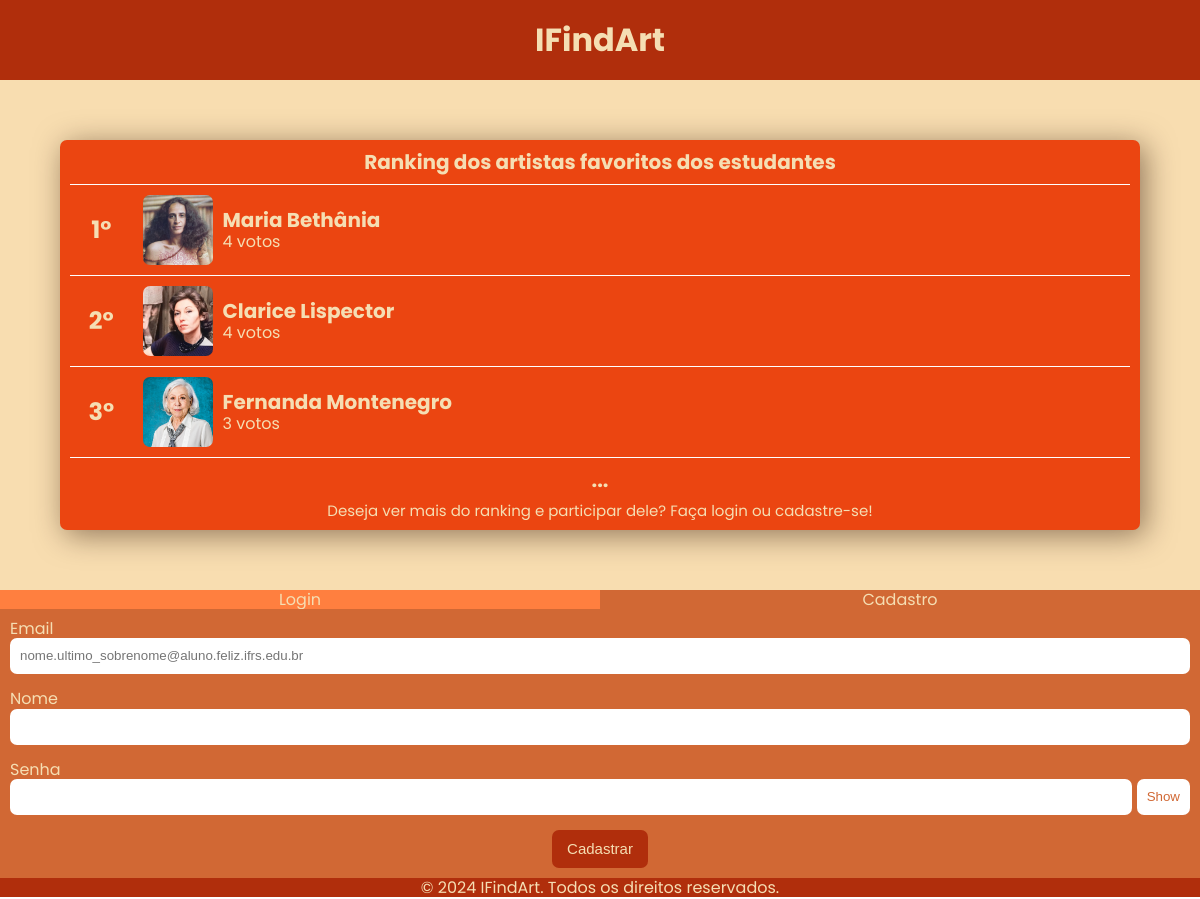
Screenshot of /?mode=cadastro with the database file from the repository.
### tables this page shows
CREATE TABLE `item` (
  `idItem` int(11) NOT NULL,
  `titulo` varchar(255) NOT NULL,
  `imagem` varchar(255) NOT NULL
);

### src/MySQL.php (called while the page is built, shortened)
<?php
class MySQL {
    private $connection;
    public function __construct() {
        $this->connection = new \mysqli(HOST, USUARIO, SENHA, BANCO);
        $this->connection->set_charset("utf8");
    }
    public function consulta($sql) {
        $result = $this->connection->query($sql);
        $data = [];
        while ($row = $result->fetch_assoc()) {
            $data[] = $row;
        }
        return $data;
    }
}
?>

### src/Item.php (called while the page is built, shortened)
<?php
require_once __DIR__ . "/MySQL.php";
class Item implements ActiveRecord {
    public static function getTop3Items(): array {
        $db = new MySQL();
        $sql = "
            SELECT i.idItem, i.titulo, i.imagem, COUNT(v.idVoto) AS totalVotos
            FROM item i
            LEFT JOIN voto v ON i.idItem = v.idItem AND v.isLike = 1
            GROUP BY i.idItem
            ORDER BY totalVotos DESC
            LIMIT 3";
        return $db->consulta($sql);
    }
}

### index.php (the view, shortened to what this page needs)
<?php
$mode = isset($_GET['mode']) ? $_GET['mode'] : 'login';
?>
<!DOCTYPE html>
<html lang="pt-br">
<head>
    <link rel="stylesheet" href="style.css">
</head>
<body>
    <div class="container">
        <?php include 'HeaderFooter/header.php'; ?>
        <div class="main">
            <div class="metade">
                <div class="preView">
                    <h2>Ranking dos artistas favoritos dos estudantes</h2>
                    <div class="itens">
                        <?php
                        $topItems = Item::getTop3Items();
                        if (!empty($topItems)) {
                            $posicao = 0;
                            foreach ($topItems as $item) {
                                $posicao++;
                                echo "
                                <div class='item' " . ($posicao === 1 ? "style='border-top: 1px solid rgb(255, 255, 255);'" : "") . ">
                                    <div class='posicao'>
                                        <h1>{$posicao}°</h1>
                                    </div>
                                    <div class='informacoes'>
                                        <div class='boxFoto'>
                                            <img class='fotoItem' src='images/" . htmlspecialchars($item['imagem']) . "' alt='Imagem do Item'>
                                        </div>
                                        <div class='nomeVotos'>
                                            <h3>" . htmlspecialchars($item['titulo']) . "</h3>
                                            <p>" . (int)$item['totalVotos'] . " votos</p>
                                        </div>
                                    </div>
                                </div>";
                            }
                        } else {
                            echo "<p>Nenhum item foi votado ainda.</p>";
                        }
                        ?>
                    </div>
                    <div class="textoPV"><h1>...</h1></div>
                    <div class="textoPV"><p>Deseja ver mais do ranking e participar dele? Faça login ou cadastre-se!</p></div>
                </div>
            </div>
            <div class="metade">
                <div class="LC" >
                    <div class="itemLC" <?php if ($mode === 'login'){ echo ' style="background-color:#d16834;"  ';} ?>><a href="?mode=login" >Login</a></div>
                    <div class="itemLC" <?php if ($mode === 'cadastro'){ echo ' style="background-color:#d16834;"  ';} ?>><a href="?mode=cadastro">Cadastro</a></div>
                </div>
                <div class="LouC">
                    <?php if ($mode === 'login'): ?>
                        <form method="POST" action="">
                            <input type="hidden" name="mode" value="login">
                            <div class="nomeCampo">
                                <label for="login">Email ou Nome</label>
                                <input type="text" id="login" name="login" required>
                            </div>
                            <div class="nomeCampo">
                                <label for="password">Senha</label>
                                <div class="senha">
                                    <input type="password" id="password" name="password" required>
                                    <button type="button" onclick="togglePassword()" class="showHide">Show</button>
                                </div>
                            </div>
                            <button type="submit" class="botaoEscuro">Entrar</button>
                        </form>
                    <?php else: ?>
                        <form method="POST" action="">
                            <div class="nomeCampo">
                                <label for="email">Email</label>
                                <input type="email" id="email" name="email" placeholder="nome.ultimo_sobrenome@aluno.feliz.ifrs.edu.br" required>
                            </div>
                            <div class="nomeCampo">
                                <label for="nome">Nome</label>
                                <input type="text" id="nome" name="nome" required>
                            </div>
                            <div class="nomeCampo">
                                <label  for="password">Senha</label>
                                <div class="senha">
                                    <input type="password" id="password" name="password" required>
                                    <button type="button" onclick="togglePassword()" class="showHide">Show</button>
                                </div>
                            </div>
                            <button type="submit" class="botaoEscuro">Cadastrar</button>
                        </form>
                    <?php endif; ?>
                </div>
            </div>
        </div>
        <?php include 'HeaderFooter/footer.php'; ?>
    </div>
</body>
</html>

### style.css (style rules this page uses)
* { margin: 0; padding: 0; box-sizing: border-box; line-height: 1.2; }
.container { width: 100vw; min-height: 100vh; display: flex; flex-direction: column; font-family: 'Poppins', sans-serif; color: wheat; text-align: center; }
.main, .metade, .LouC, .preView, form, .informacoes, .tituloPV, .itemLC, .item, .posicao, .boxFoto, header, footer, .opcoes, .boxCadastroItem, .tituloAdmin, .opcoesCadastro { display: flex; align-items: center; justify-content: center; }
.main, .metade, .LouC, .preView, form, .boxCadastroItem { flex-direction: column; }
.main { flex: 10; background-color: #f8ddb0; }
a { text-decoration: none; color: inherit; }
h2 { font-size: 20px; }
.metade { width: 100vw; flex:1; }
.preView { width: 90%; height: 20%; box-shadow: 5px 5px 30px rgba(42, 15, 3, 0.5); background-color: #EB4511; border-radius: 7px; margin: 5%; }
.textoPV { font-size: 10px; }
.textoPV p { font-size: 15px; }
.LouC, .preView { gap: 10px; padding: 10px; }
.itens { width: 100%; }
.item { border-bottom: 1px solid rgb(255, 255, 255); width: 100%; height: 33,3%; display: flex; padding: 10px 5px; }
.LC { width: 100vw; display: flex; flex: 1; height: 20vh; }
.itemLC { width: 50%; background-color: #ff7f3f; }
input[type="text"], input[type="email"], input[type="password"] { width: 100%; padding: 10px; border-radius: 7px; border: none; }
.senha { display: flex; width: 100%; gap: 5px; }
.showHide { flex: 1; border-radius: 7px; border: none; background-color: rgb(255, 255, 255); color: #d16834; padding: 10px; }
.LouC { width: 100vw; flex: 4; background-color: #d16834; text-align: left; }
.fotoItem { width: 100%; height: 100%; object-fit: cover; display: block; }
.posicao { width: 5%; height: 100%; font-size: 12px; margin-right: 15px; }
.informacoes { flex: 1; justify-content: flex-start; }
.boxFoto { height: 70px; aspect-ratio: 1 / 1; overflow: hidden; border-radius: 10%; flex-shrink: 0; margin-right: 10px; }
.nomeVotos { height: 100%; width: 50%; text-align: left; }
.nomeVotos h3 { font-size: 20px; }
button { border: none; border-radius: 7px; }
.botaoEscuro { padding: 10px 15px; font-size: 15px; background-color: #B02E0C; color: wheat; border-radius: 7px; }
form { width: 100%; }
.nomeCampo { width: 100%; margin-bottom: 15px; }

### rows the page displays
item: imagem (picture), titulo "Maria Bethânia", totalVotos "4"
item: imagem (picture), titulo "Clarice Lispector", totalVotos "4"
item: imagem (picture), titulo "Fernanda Montenegro", totalVotos "3"
